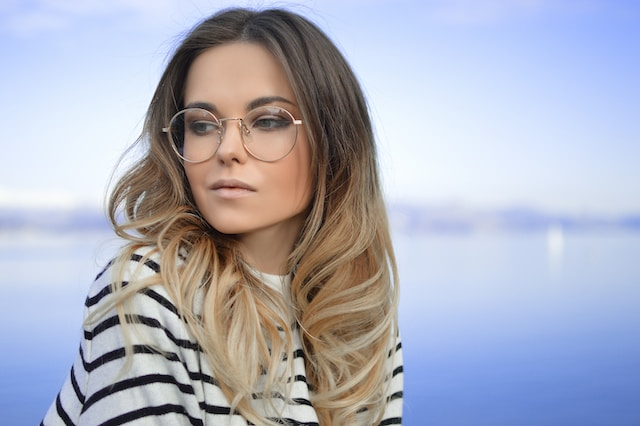
#> input picture women1.jpg, 640 x 426 px
$ python FacialRecoginition.py
#> lines starting #> are read from the running program, lines starting #| are printed output that depends on the picture; after the words box and inside, x2 and y2 are one past the last pixel; in counts of white or black regions, pixels touching at a corner belong together

import cv2

# Load the pre-trained Haar Cascade model
face_cascade = cv2.CascadeClassifier(cv2.data.haarcascades + 'haarcascade_frontalface_default.xml')


image = cv2.imread('women1.jpg')  #path to your file
#> image is the input picture: shape (426, 640, 3); mean B, G, R 189.7, 174.8, 172.1

# convert image to grayscale.
gray = cv2.cvtColor(image, cv2.COLOR_BGR2GRAY)
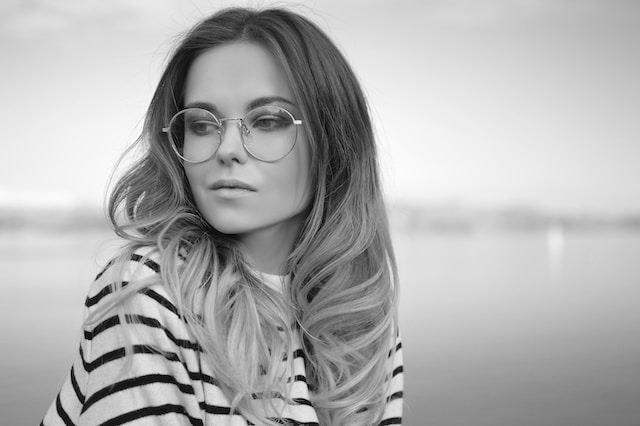
#> gray: shape (426, 640); min 0, max 254, mean 175.7

# Detect faces in the image
faces = face_cascade.detectMultiScale(gray, scaleFactor=1.1, minNeighbors=5, minSize=(30, 30))
#> faces = [[152, 59, 166, 166]]

# loop over face detection
for (x, y, w, h) in faces:

    cv2.rectangle(image, (x, y), (x + w, y + h), (255, 0, 0), 2) # draw rectangle around face
    # Crop face from image
    face = image[y:y + h, x:x + w]

    # resize image to 500*500
    resized_face = cv2.resize(face, (500, 500))


    cv2.imshow("Face", resized_face)
    cv2.imwrite("resized_cropped_face.jpg", resized_face)
#> this loop made 1 pass
#> pass 1, `face = image[y:y + h, x:x + w]`:
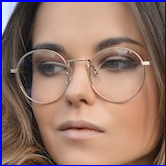
#> face: shape (166, 166, 3); mean B, G, R 109.2, 117.2, 148.2
#> pass 1, `resized_face = cv2.resize(face, (500, 500))`:
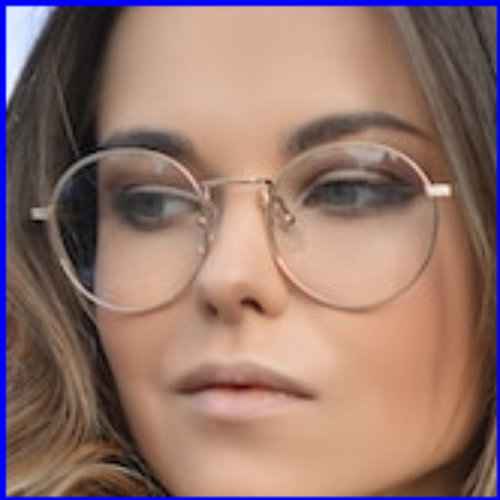
#> resized_face: shape (500, 500, 3); mean B, G, R 109.1, 117, 148.1
#> after the loop:
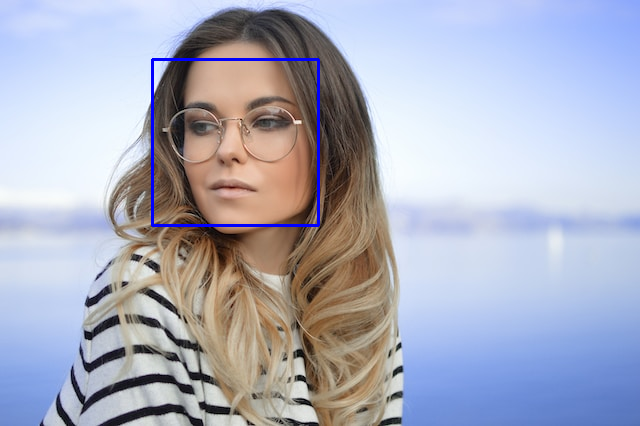
#> image: shape (426, 640, 3); 0.73% of pixels changed, all inside (x1, y1, x2, y2) = (151, 58, 320, 227)

# Resize the original image to 500x500 for display
resized_image = cv2.resize(image, (500, 500))
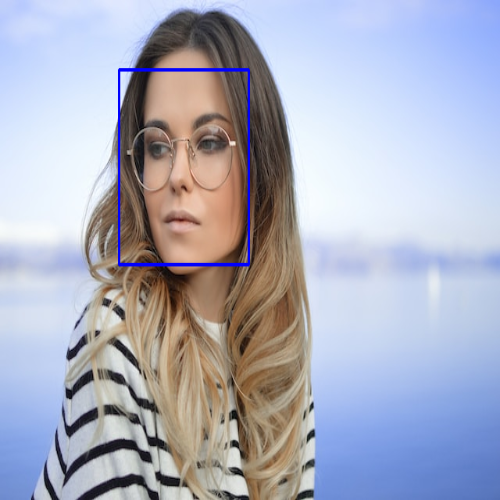
#> resized_image: shape (500, 500, 3); mean B, G, R 190.8, 173.9, 171.1


cv2.imshow("Faces detected", resized_image)
cv2.waitKey(0)
cv2.destroyAllWindows()
